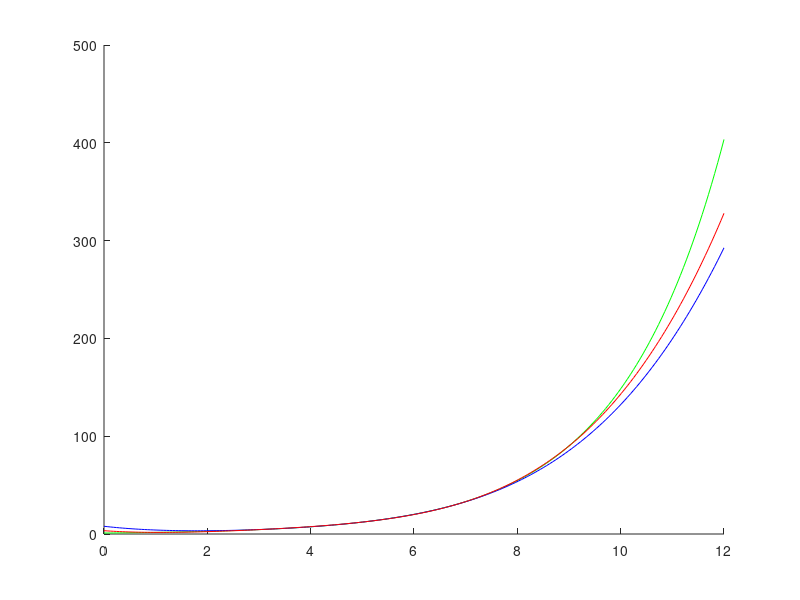
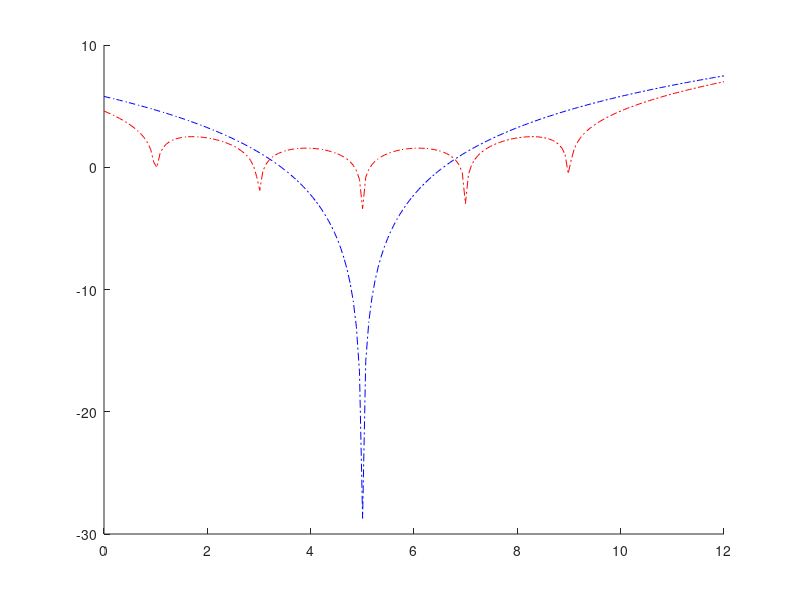
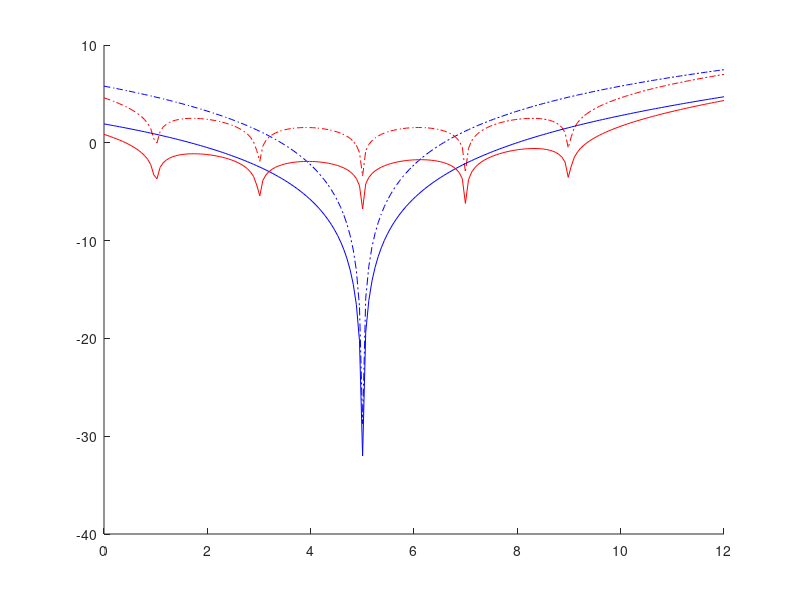

The MATLAB script that drew these images, in order:
% Define vector of x-values used for plotting
xvec = linspace(0,12,200);

% Part (b)
% Define true function
u = @(x) exp(x/2);
uvec = u(xvec);
% Define Taylor polynomial approximation
% Complete the code below
T4 = @(x) exp(5/2)+ (exp(5/2)*(x-5)/2)+(exp(5/2)*((x-5).^2)/8)+(exp(5/2)*((x-5).^3)/48)+exp(5/2)*((x-5).^4)/(48*4*2);
TaylorApprox = T4(xvec);
% Plot true function u along with the two approximations
figure
hold on
plot(xvec,uvec,'g')
plot(xvec,TaylorApprox,'b')
% Define Lagrange polynomial interpolant
P4 =@(x) u(1).*(x-3).*(x-5).*(x-7).*(x-9)./((1-3)*(1-5)*(1-7)*(1-9))+ u(3).*(x-1).*(x-5).*(x-7).*(x-9)./((3-1)*(3-5)*(3-7)*(3-9))+ u(5).*(x-1).*(x-3).*(x-7).*(x-9)./((5-1)*(5-3)*(5-7)*(5-9))+ u(7).*(x-1).*(x-3).*(x-5).*(x-9)/((7-1)*(7-3)*(7-5)*(7-9))+ u(9).*(x-1).*(x-3).*(x-5).*(x-7)./((9-1)*(9-3)*(9-5)*(9-7)); 
LagrangeApprox = P4(xvec);
plot(xvec,LagrangeApprox,'r')
hold off

% Part (d)
% Define Taylor approximation error estimate
ET4 = @(x) abs(exp(12/2).*((x-5).^5)./(48*4*2*2*5)); 
TaylorErrorEstimate = ET4(xvec);
% Define Lagrange interpolation error estimate
EP4 = @(x) abs((exp(12/2)./((2^5)*5*4*3*2)).*(x-1).*(x-3).*(x-5).*(x-7).*(x-9));
LagrangeErrorEstimate = EP4(xvec);
% Plot logs of error estimates
figure
hold on
plot(xvec,log(TaylorErrorEstimate),'b-.')
plot(xvec,log(LagrangeErrorEstimate),'r-.')
hold off

% Part (e)
% Plot logs of error estimates (again) and logs of actual errors
TaylorErrorActual = abs(uvec-TaylorApprox);
LagrangeErrorActual = abs(uvec-LagrangeApprox);
figure
hold on
plot(xvec,log(TaylorErrorEstimate),'b-.')
plot(xvec,log(LagrangeErrorEstimate),'r-.')
plot(xvec,log(TaylorErrorActual),'b')
plot(xvec,log(LagrangeErrorActual),'r')
hold off
% Compute error ratios
TaylorRatio = max(TaylorErrorEstimate./TaylorErrorActual)
LagrangeRatio = max(LagrangeErrorEstimate./LagrangeErrorActual)